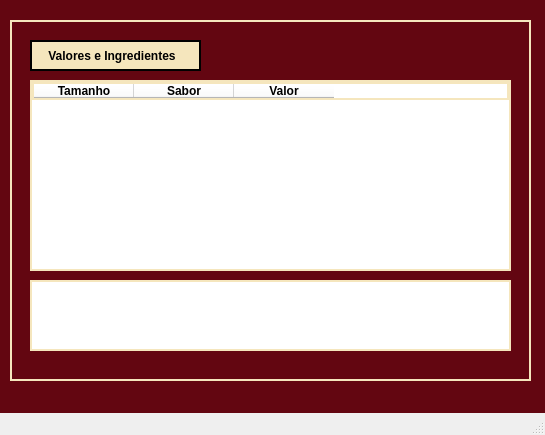
<?xml version="1.0" encoding="UTF-8"?>
<ui version="4.0">
 <class>MainWindow</class>
 <widget class="QMainWindow" name="MainWindow">
  <property name="geometry">
   <rect>
    <x>0</x>
    <y>0</y>
    <width>545</width>
    <height>435</height>
   </rect>
  </property>
  <property name="minimumSize">
   <size>
    <width>545</width>
    <height>435</height>
   </size>
  </property>
  <property name="maximumSize">
   <size>
    <width>545</width>
    <height>435</height>
   </size>
  </property>
  <property name="windowTitle">
   <string>Valores e Ingredientes</string>
  </property>
  <widget class="QWidget" name="centralwidget">
   <layout class="QHBoxLayout" name="horizontalLayout">
    <property name="spacing">
     <number>0</number>
    </property>
    <property name="leftMargin">
     <number>0</number>
    </property>
    <property name="topMargin">
     <number>0</number>
    </property>
    <property name="rightMargin">
     <number>0</number>
    </property>
    <property name="bottomMargin">
     <number>0</number>
    </property>
    <item>
     <widget class="QFrame" name="frame">
      <property name="styleSheet">
       <string notr="true">background-color: rgb(99, 6, 17);</string>
      </property>
      <property name="frameShape">
       <enum>QFrame::NoFrame</enum>
      </property>
      <property name="frameShadow">
       <enum>QFrame::Raised</enum>
      </property>
      <widget class="QFrame" name="frame_2">
       <property name="geometry">
        <rect>
         <x>10</x>
         <y>20</y>
         <width>521</width>
         <height>361</height>
        </rect>
       </property>
       <property name="styleSheet">
        <string notr="true">border: 2px solid rgb(245, 230, 189);</string>
       </property>
       <property name="frameShape">
        <enum>QFrame::StyledPanel</enum>
       </property>
       <property name="frameShadow">
        <enum>QFrame::Raised</enum>
       </property>
       <widget class="QTableWidget" name="tableWidget">
        <property name="geometry">
         <rect>
          <x>20</x>
          <y>60</y>
          <width>481</width>
          <height>191</height>
         </rect>
        </property>
        <property name="font">
         <font>
          <pointsize>8</pointsize>
          <weight>75</weight>
          <bold>true</bold>
         </font>
        </property>
        <property name="styleSheet">
         <string notr="true">border: 2px solid rgb(245, 230, 189);
background-color: rgb(255, 255, 255);</string>
        </property>
        <property name="autoScrollMargin">
         <number>16</number>
        </property>
        <column>
         <property name="text">
          <string>Tamanho</string>
         </property>
         <property name="font">
          <font>
           <weight>75</weight>
           <bold>true</bold>
          </font>
         </property>
        </column>
        <column>
         <property name="text">
          <string>Sabor</string>
         </property>
         <property name="font">
          <font>
           <weight>75</weight>
           <bold>true</bold>
          </font>
         </property>
        </column>
        <column>
         <property name="text">
          <string>Valor</string>
         </property>
         <property name="font">
          <font>
           <weight>75</weight>
           <bold>true</bold>
          </font>
         </property>
        </column>
       </widget>
       <widget class="QFrame" name="frame_7">
        <property name="geometry">
         <rect>
          <x>20</x>
          <y>20</y>
          <width>171</width>
          <height>31</height>
         </rect>
        </property>
        <property name="styleSheet">
         <string notr="true">background-color: rgb(245, 230, 189);
border: 2px solid rgb(255, 275, 275);
border-radius: 0px;</string>
        </property>
        <property name="frameShape">
         <enum>QFrame::StyledPanel</enum>
        </property>
        <property name="frameShadow">
         <enum>QFrame::Raised</enum>
        </property>
        <widget class="QLabel" name="label_11">
         <property name="geometry">
          <rect>
           <x>10</x>
           <y>6</y>
           <width>151</width>
           <height>20</height>
          </rect>
         </property>
         <property name="font">
          <font>
           <weight>75</weight>
           <bold>true</bold>
          </font>
         </property>
         <property name="styleSheet">
          <string notr="true">QLabel{
border: 2px solid rgb(245, 230, 189);

}</string>
         </property>
         <property name="text">
          <string> Valores e Ingredientes</string>
         </property>
        </widget>
       </widget>
       <widget class="QLabel" name="label">
        <property name="geometry">
         <rect>
          <x>20</x>
          <y>260</y>
          <width>481</width>
          <height>71</height>
         </rect>
        </property>
        <property name="minimumSize">
         <size>
          <width>481</width>
          <height>71</height>
         </size>
        </property>
        <property name="maximumSize">
         <size>
          <width>481</width>
          <height>71</height>
         </size>
        </property>
        <property name="font">
         <font>
          <pointsize>10</pointsize>
          <weight>75</weight>
          <bold>true</bold>
         </font>
        </property>
        <property name="styleSheet">
         <string notr="true">background-color: rgb(255, 255, 255);
border: 2px solid rgb(245, 230, 189);</string>
        </property>
        <property name="text">
         <string/>
        </property>
        <property name="alignment">
         <set>Qt::AlignLeading|Qt::AlignLeft|Qt::AlignVCenter</set>
        </property>
       </widget>
      </widget>
     </widget>
    </item>
   </layout>
  </widget>
  <widget class="QMenuBar" name="menubar">
   <property name="geometry">
    <rect>
     <x>0</x>
     <y>0</y>
     <width>545</width>
     <height>21</height>
    </rect>
   </property>
  </widget>
  <widget class="QStatusBar" name="statusbar"/>
 </widget>
 <resources/>
 <connections/>
</ui>
